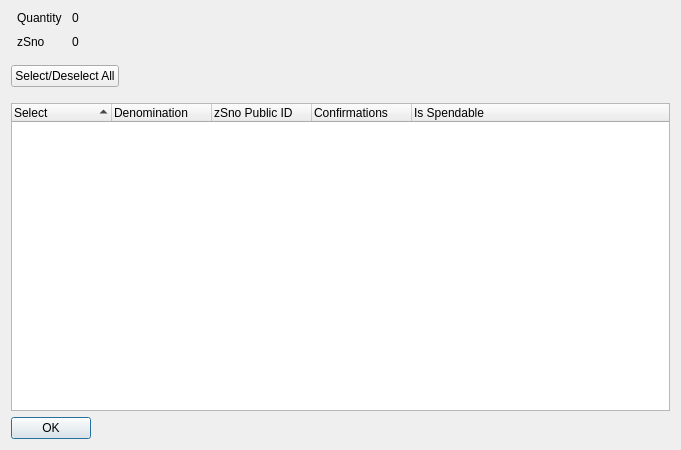
<?xml version="1.0" encoding="UTF-8"?>
<ui version="4.0">
 <class>ZSnoControlDialog</class>
 <widget class="QDialog" name="ZSnoControlDialog">
  <property name="geometry">
   <rect>
    <x>0</x>
    <y>0</y>
    <width>681</width>
    <height>450</height>
   </rect>
  </property>
  <property name="minimumSize">
   <size>
    <width>681</width>
    <height>450</height>
   </size>
  </property>
  <property name="windowTitle">
   <string>Select zSno to Spend</string>
  </property>
  <layout class="QVBoxLayout" name="verticalLayout" stretch="0,0,0,0">
   <item>
    <layout class="QHBoxLayout" name="horizontalLayout" stretch="0,0">
     <property name="spacing">
      <number>-1</number>
     </property>
     <property name="bottomMargin">
      <number>10</number>
     </property>
     <item>
      <layout class="QFormLayout" name="formLayout">
       <property name="horizontalSpacing">
        <number>10</number>
       </property>
       <property name="verticalSpacing">
        <number>10</number>
       </property>
       <property name="leftMargin">
        <number>6</number>
       </property>
       <property name="rightMargin">
        <number>6</number>
       </property>
       <item row="0" column="0">
        <widget class="QLabel" name="labelQuantity">
         <property name="text">
          <string>Quantity</string>
         </property>
        </widget>
       </item>
       <item row="0" column="1">
        <widget class="QLabel" name="labelQuantity_int">
         <property name="text">
          <string>0</string>
         </property>
        </widget>
       </item>
       <item row="1" column="0">
        <widget class="QLabel" name="labelZSno">
         <property name="text">
          <string>zSno</string>
         </property>
        </widget>
       </item>
       <item row="1" column="1">
        <widget class="QLabel" name="labelZSno_int">
         <property name="text">
          <string>0</string>
         </property>
        </widget>
       </item>
      </layout>
     </item>
     <item>
      <spacer name="horizontalSpacer_2">
       <property name="orientation">
        <enum>Qt::Horizontal</enum>
       </property>
       <property name="sizeHint" stdset="0">
        <size>
         <width>40</width>
         <height>20</height>
        </size>
       </property>
      </spacer>
     </item>
    </layout>
   </item>
   <item>
    <layout class="QHBoxLayout" name="horizontalLayout3" stretch="0,0">
     <property name="spacing">
      <number>14</number>
     </property>
     <property name="bottomMargin">
      <number>10</number>
     </property>
     <item>
      <widget class="QPushButton" name="pushButtonAll">
       <property name="text">
        <string>Select/Deselect All</string>
       </property>
      </widget>
     </item>
     <item>
      <spacer name="horizontalSpacer">
       <property name="orientation">
        <enum>Qt::Horizontal</enum>
       </property>
       <property name="sizeHint" stdset="0">
        <size>
         <width>40</width>
         <height>20</height>
        </size>
       </property>
      </spacer>
     </item>
    </layout>
   </item>
   <item>
    <widget class="QTreeWidget" name="treeWidget">
     <property name="sizePolicy">
      <sizepolicy hsizetype="Expanding" vsizetype="Expanding">
       <horstretch>0</horstretch>
       <verstretch>0</verstretch>
      </sizepolicy>
     </property>
     <property name="minimumSize">
      <size>
       <width>0</width>
       <height>250</height>
      </size>
     </property>
     <property name="alternatingRowColors">
      <bool>true</bool>
     </property>
     <property name="sortingEnabled">
      <bool>true</bool>
     </property>
     <property name="columnCount">
      <number>5</number>
     </property>
     <attribute name="headerDefaultSectionSize">
      <number>100</number>
     </attribute>
     <column>
      <property name="text">
       <string notr="true">Select</string>
      </property>
     </column>
     <column>
      <property name="text">
       <string notr="true">Denomination</string>
      </property>
     </column>
     <column>
      <property name="text">
       <string notr="true">zSno Public ID</string>
      </property>
     </column>
     <column>
      <property name="text">
       <string notr="true">Confirmations</string>
      </property>
     </column>
     <column>
      <property name="text">
       <string>Is Spendable</string>
      </property>
     </column>
    </widget>
   </item>
   <item>
    <widget class="QDialogButtonBox" name="buttonBox">
     <property name="sizePolicy">
      <sizepolicy hsizetype="Maximum" vsizetype="Fixed">
       <horstretch>0</horstretch>
       <verstretch>0</verstretch>
      </sizepolicy>
     </property>
     <property name="orientation">
      <enum>Qt::Horizontal</enum>
     </property>
     <property name="standardButtons">
      <set>QDialogButtonBox::Ok</set>
     </property>
    </widget>
   </item>
  </layout>
 </widget>
 <resources/>
 <connections>
  <connection>
   <sender>buttonBox</sender>
   <signal>accepted()</signal>
   <receiver>ZSnoControlDialog</receiver>
   <slot>accept()</slot>
   <hints>
    <hint type="sourcelabel">
     <x>248</x>
     <y>254</y>
    </hint>
    <hint type="destinationlabel">
     <x>157</x>
     <y>274</y>
    </hint>
   </hints>
  </connection>
  <connection>
   <sender>buttonBox</sender>
   <signal>rejected()</signal>
   <receiver>ZSnoControlDialog</receiver>
   <slot>reject()</slot>
   <hints>
    <hint type="sourcelabel">
     <x>316</x>
     <y>260</y>
    </hint>
    <hint type="destinationlabel">
     <x>286</x>
     <y>274</y>
    </hint>
   </hints>
  </connection>
 </connections>
</ui>
